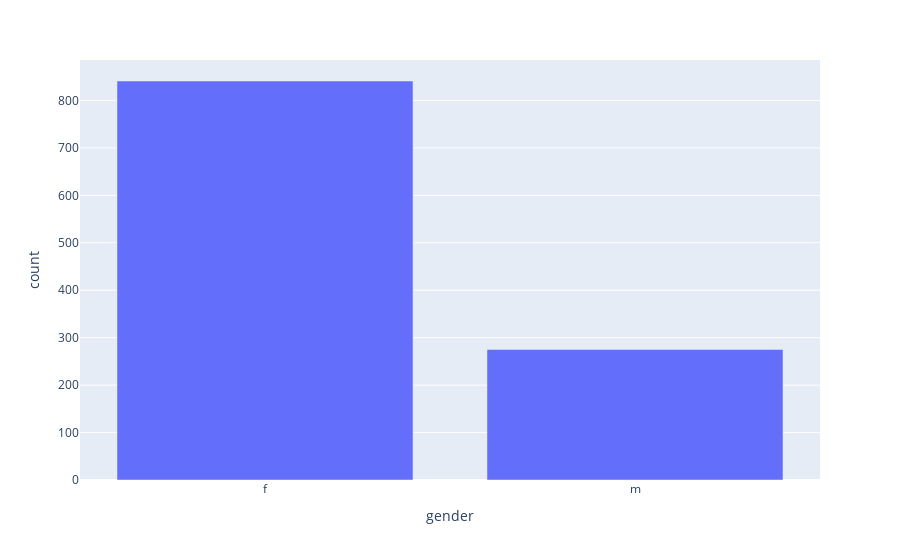

Notebook source saved alongside this figure:
### Code cell
fig = px.bar(data["gender"].value_counts().reset_index().rename(columns={"gender": "count", "index": "gender"}), x="gender", y="count")
fig.show()

# do the same for all later

### Figure 1 — Plotly figure (JSON) as saved in the notebook; plotly's stock layout.template omitted (floating-point values rounded to 4 significant figures)
{"data": [{"alignmentgroup": "True", "hovertemplate": "gender=%{x}<br>count=%{y}<extra></extra>", "legendgroup": "", "marker": {"color": "#636efa", "pattern": {"shape": ""}}, "name": "", "offsetgroup": "", "orientation": "v", "showlegend": false, "textposition": "auto", "type": "bar", "x": ["f", "m"], "xaxis": "x", "y": [841, 275], "yaxis": "y"}], "layout": {"barmode": "relative", "legend": {"tracegroupgap": 0}, "margin": {"t": 60}, "xaxis": {"anchor": "y", "domain": [0, 1], "title": {"text": "gender"}}, "yaxis": {"anchor": "x", "domain": [0, 1], "title": {"text": "count"}}}}
